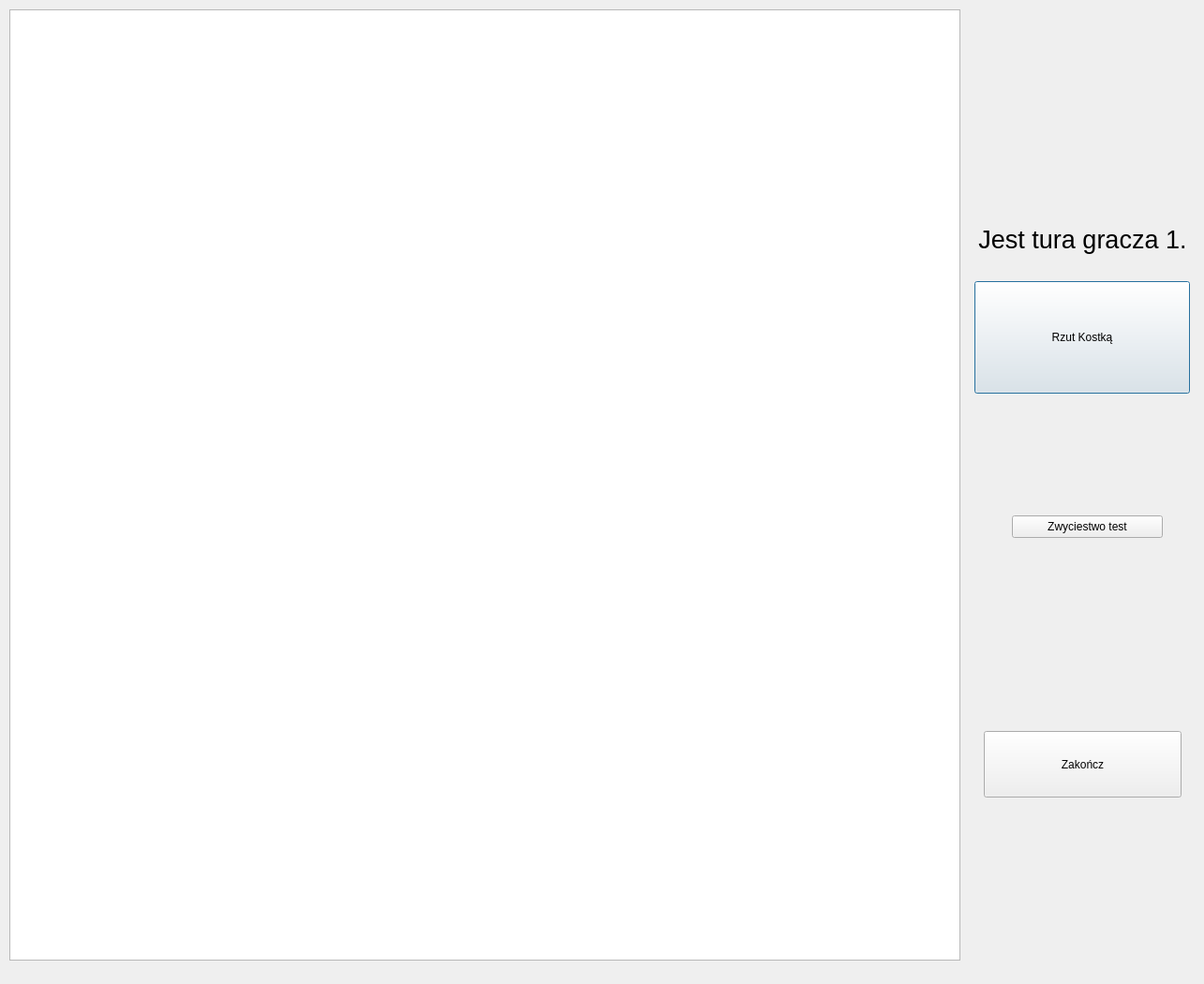
<?xml version="1.0" encoding="UTF-8"?>
<ui version="4.0">
 <class>OknoGry</class>
 <widget class="QDialog" name="OknoGry">
  <property name="geometry">
   <rect>
    <x>0</x>
    <y>0</y>
    <width>1285</width>
    <height>1050</height>
   </rect>
  </property>
  <property name="windowTitle">
   <string>Dialog</string>
  </property>
  <widget class="QGraphicsView" name="viewPlansza">
   <property name="geometry">
    <rect>
     <x>10</x>
     <y>10</y>
     <width>1015</width>
     <height>1015</height>
    </rect>
   </property>
  </widget>
  <widget class="QLabel" name="player1Label">
   <property name="geometry">
    <rect>
     <x>1020</x>
     <y>10</y>
     <width>181</width>
     <height>40</height>
    </rect>
   </property>
   <property name="font">
    <font>
     <pointsize>20</pointsize>
    </font>
   </property>
   <property name="text">
    <string/>
   </property>
   <property name="alignment">
    <set>Qt::AlignCenter</set>
   </property>
  </widget>
  <widget class="QLabel" name="player1Score">
   <property name="geometry">
    <rect>
     <x>1219</x>
     <y>10</y>
     <width>51</width>
     <height>40</height>
    </rect>
   </property>
   <property name="font">
    <font>
     <pointsize>22</pointsize>
    </font>
   </property>
   <property name="text">
    <string/>
   </property>
   <property name="alignment">
    <set>Qt::AlignCenter</set>
   </property>
  </widget>
  <widget class="QLabel" name="player2Label">
   <property name="geometry">
    <rect>
     <x>1020</x>
     <y>60</y>
     <width>181</width>
     <height>40</height>
    </rect>
   </property>
   <property name="font">
    <font>
     <pointsize>20</pointsize>
    </font>
   </property>
   <property name="text">
    <string/>
   </property>
   <property name="alignment">
    <set>Qt::AlignCenter</set>
   </property>
  </widget>
  <widget class="QLabel" name="player2Score">
   <property name="geometry">
    <rect>
     <x>1219</x>
     <y>60</y>
     <width>51</width>
     <height>40</height>
    </rect>
   </property>
   <property name="font">
    <font>
     <pointsize>22</pointsize>
    </font>
   </property>
   <property name="text">
    <string/>
   </property>
   <property name="alignment">
    <set>Qt::AlignCenter</set>
   </property>
  </widget>
  <widget class="QLabel" name="player3Label">
   <property name="geometry">
    <rect>
     <x>1020</x>
     <y>110</y>
     <width>181</width>
     <height>40</height>
    </rect>
   </property>
   <property name="font">
    <font>
     <pointsize>20</pointsize>
    </font>
   </property>
   <property name="text">
    <string/>
   </property>
   <property name="alignment">
    <set>Qt::AlignCenter</set>
   </property>
  </widget>
  <widget class="QLabel" name="player3Score">
   <property name="geometry">
    <rect>
     <x>1219</x>
     <y>110</y>
     <width>51</width>
     <height>40</height>
    </rect>
   </property>
   <property name="font">
    <font>
     <pointsize>22</pointsize>
    </font>
   </property>
   <property name="text">
    <string/>
   </property>
   <property name="alignment">
    <set>Qt::AlignCenter</set>
   </property>
  </widget>
  <widget class="QLabel" name="player4Label">
   <property name="geometry">
    <rect>
     <x>1020</x>
     <y>160</y>
     <width>181</width>
     <height>40</height>
    </rect>
   </property>
   <property name="font">
    <font>
     <pointsize>20</pointsize>
    </font>
   </property>
   <property name="text">
    <string/>
   </property>
   <property name="alignment">
    <set>Qt::AlignCenter</set>
   </property>
  </widget>
  <widget class="QLabel" name="player4Score">
   <property name="geometry">
    <rect>
     <x>1219</x>
     <y>160</y>
     <width>51</width>
     <height>40</height>
    </rect>
   </property>
   <property name="font">
    <font>
     <pointsize>22</pointsize>
    </font>
   </property>
   <property name="text">
    <string/>
   </property>
   <property name="alignment">
    <set>Qt::AlignCenter</set>
   </property>
  </widget>
  <widget class="QPushButton" name="btnRzut">
   <property name="geometry">
    <rect>
     <x>1040</x>
     <y>300</y>
     <width>230</width>
     <height>120</height>
    </rect>
   </property>
   <property name="text">
    <string>Rzut Kostką</string>
   </property>
  </widget>
  <widget class="QLabel" name="labelZiarno">
   <property name="geometry">
    <rect>
     <x>1030</x>
     <y>420</y>
     <width>221</width>
     <height>31</height>
    </rect>
   </property>
   <property name="text">
    <string/>
   </property>
  </widget>
  <widget class="QPushButton" name="btnZakoncz">
   <property name="geometry">
    <rect>
     <x>1050</x>
     <y>780</y>
     <width>211</width>
     <height>71</height>
    </rect>
   </property>
   <property name="text">
    <string>Zakończ</string>
   </property>
  </widget>
  <widget class="QLabel" name="labelJestTura">
   <property name="geometry">
    <rect>
     <x>1030</x>
     <y>220</y>
     <width>251</width>
     <height>71</height>
    </rect>
   </property>
   <property name="font">
    <font>
     <pointsize>20</pointsize>
    </font>
   </property>
   <property name="text">
    <string>Jest tura gracza 1.</string>
   </property>
   <property name="alignment">
    <set>Qt::AlignCenter</set>
   </property>
  </widget>
  <widget class="QLabel" name="labelZwyciestwo">
   <property name="geometry">
    <rect>
     <x>10</x>
     <y>40</y>
     <width>1011</width>
     <height>231</height>
    </rect>
   </property>
   <property name="font">
    <font>
     <pointsize>60</pointsize>
     <italic>false</italic>
     <bold>true</bold>
     <underline>false</underline>
    </font>
   </property>
   <property name="text">
    <string/>
   </property>
   <property name="alignment">
    <set>Qt::AlignCenter</set>
   </property>
  </widget>
  <widget class="QPushButton" name="pushButton">
   <property name="geometry">
    <rect>
     <x>1080</x>
     <y>550</y>
     <width>161</width>
     <height>24</height>
    </rect>
   </property>
   <property name="text">
    <string>Zwyciestwo test</string>
   </property>
  </widget>
  <zorder>player1Label</zorder>
  <zorder>player1Score</zorder>
  <zorder>player2Label</zorder>
  <zorder>player2Score</zorder>
  <zorder>player3Label</zorder>
  <zorder>player3Score</zorder>
  <zorder>player4Label</zorder>
  <zorder>player4Score</zorder>
  <zorder>btnRzut</zorder>
  <zorder>labelZiarno</zorder>
  <zorder>viewPlansza</zorder>
  <zorder>btnZakoncz</zorder>
  <zorder>labelJestTura</zorder>
  <zorder>labelZwyciestwo</zorder>
  <zorder>pushButton</zorder>
 </widget>
 <resources/>
 <connections/>
</ui>
